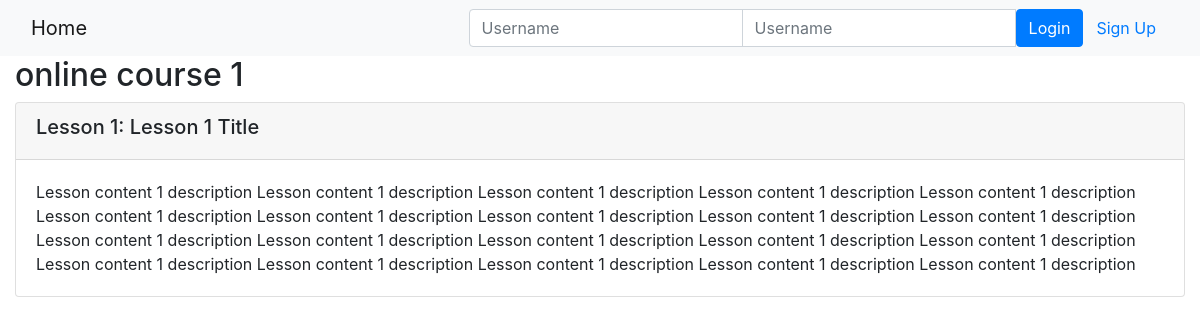
Page /onlinecourse/1/ on the committed database.
### onlinecourse/models.py (models this page shows, shortened)
class Course(models.Model):
    name = models.CharField(null=False, max_length=30, default='online course')
    image = models.ImageField(upload_to='course_images/')
    description = models.CharField(max_length=1000)
    pub_date = models.DateField(null=True)
    instructors = models.ManyToManyField(Instructor)
    users = models.ManyToManyField(settings.AUTH_USER_MODEL, through='Enrollment')
    total_enrollment = models.IntegerField(default=0)
    is_enrolled = False

class Lesson(models.Model):
    title = models.CharField(max_length=200, default="title")
    order = models.IntegerField(default=0)
    course = models.ForeignKey(Course, on_delete=models.CASCADE)
    content = models.TextField()

### onlinecourse/views.py (the view)
# urls.py: path('<int:pk>/', views.CourseDetailView.as_view(), name='course_details'),
class CourseDetailView(generic.DetailView):
    model = Course
    template_name = 'onlinecourse/course_detail_bootstrap.html'

### onlinecourse/templates/onlinecourse/course_detail_bootstrap.html (shortened to what this page needs)
<!DOCTYPE html>
<html lang="en">
<head>
     {% load static %}
    <link rel="stylesheet" href="https://maxcdn.bootstrapcdn.com/bootstrap/4.5.2/css/bootstrap.min.css">
</head>
<body>
    <nav class="navbar navbar-light bg-light">
        <div class="container-fluid">
            <div class="navbar-header">
                  <a class="navbar-brand" href="{% url 'onlinecourse:index' %}">Home</a>
            </div>
            <ul class="nav navbar-nav navbar-right">
                {% if user.is_authenticated %}
                <li>
                    <a class="btn btn-link" href="#">{{ user.first_name }}({{ user.username }})</a>
                    <a class="btn btn-link" href="{% url 'onlinecourse:logout' %}">Logout</a>
                </li>
                {% else %}
                <li>
                    <form class="form-inline" action="{% url 'onlinecourse:login' %}" method="post">
                        <div class="input-group">
                            <input type="text" class="form-control" placeholder="Username" name="username" >
                            <input type="password" class="form-control" placeholder="Username" name="psw" >
                            <button class="btn btn-primary" type="submit">Login</button>
                            <a class="btn btn-link" href="{% url 'onlinecourse:registration' %}">Sign Up</a>
                        </div>
                    </form>
                </li>
                {% endif %}
            </ul>
        </div>
    </nav>
    <div class="container-fluid">
            <h2>{{ course.name }}</h2>
            <div class="card-columns-vertical">
                {% for lesson in course.lesson_set.all %}
                    <div class="card mt-1">
                        <div class="card-header"><h5>Lesson {{lesson.order|add:1}}: {{lesson.title}}</h5></div>
                        <div class="card-body">{{lesson.content}}</div>
                    </div>
                {% endfor %}
            </div>
            </div>
</body>
</html>

### rows in the picture
Course: name "online course 1"
Lesson: order|add "1", title "Lesson 1 Title", content "Lesson content 1 description Lesson content 1 description Lesson content 1 description Lesson content 1 description Lesson content 1 description Lesson content 1 description Lesson content 1 description Lesson content 1 description Lesson content 1 description Lesson content 1 description Lesson content 1 description Lesson content 1 description Lesson content 1 description Lesson content 1 description Lesson content 1 description Lesson content 1 description Lesson content 1 description Lesson content 1 description Lesson content 1 description Lesson content 1 description"
